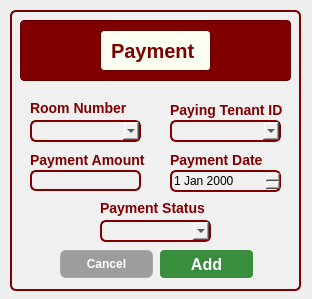
<?xml version="1.0" encoding="UTF-8"?>
<ui version="4.0">
 <class>Dialog</class>
 <widget class="QDialog" name="Dialog">
  <property name="geometry">
   <rect>
    <x>0</x>
    <y>0</y>
    <width>312</width>
    <height>299</height>
   </rect>
  </property>
  <property name="windowTitle">
   <string>Dialog</string>
  </property>
  <widget class="QFrame" name="frame_2">
   <property name="geometry">
    <rect>
     <x>10</x>
     <y>10</y>
     <width>291</width>
     <height>281</height>
    </rect>
   </property>
   <property name="styleSheet">
    <string notr="true">background-color: rgb(240, 240, 240);
border: 2px solid #800000;
border-radius: 6px;
</string>
   </property>
   <property name="frameShape">
    <enum>QFrame::StyledPanel</enum>
   </property>
   <property name="frameShadow">
    <enum>QFrame::Raised</enum>
   </property>
   <widget class="QFrame" name="frame_5">
    <property name="geometry">
     <rect>
      <x>10</x>
      <y>10</y>
      <width>271</width>
      <height>61</height>
     </rect>
    </property>
    <property name="styleSheet">
     <string notr="true">background-color: #800000;  /* Maroon background */
                border: 1px solid #660000;  /* Darker maroon border */
                border-radius: 4px;
                padding: 5px;
                font-family: 'Times New Roman', serif;  /* Formal font */
                font-size: 14px;
                color: white;</string>
    </property>
    <property name="frameShape">
     <enum>QFrame::StyledPanel</enum>
    </property>
    <property name="frameShadow">
     <enum>QFrame::Raised</enum>
    </property>
    <widget class="QLabel" name="label_11">
     <property name="geometry">
      <rect>
       <x>80</x>
       <y>10</y>
       <width>111</width>
       <height>41</height>
      </rect>
     </property>
     <property name="styleSheet">
      <string notr="true">background-color: rgb(250, 255, 242);
border: 1px solid #660000;
border-radius: 4px;
padding: 5px;
font-family: 'Cal Sans', sans-serif;
font-weight: 700;
font-style: normal;
font-size: 20px;
color: #800000;
text-align: center;
vertical-align: middle;

</string>
     </property>
     <property name="text">
      <string>Payment</string>
     </property>
    </widget>
   </widget>
   <widget class="QLabel" name="label_12">
    <property name="geometry">
     <rect>
      <x>20</x>
      <y>90</y>
      <width>111</width>
      <height>16</height>
     </rect>
    </property>
    <property name="styleSheet">
     <string notr="true">background: none;
    border: none;
    color: #800000;
    font-family: 'Cal Sans', sans-serif;
    font-weight: 700;
    font-style: normal;
    font-size: 14px;</string>
    </property>
    <property name="text">
     <string>Room Number</string>
    </property>
   </widget>
   <widget class="QLineEdit" name="PaymentAmountLineEdit">
    <property name="geometry">
     <rect>
      <x>20</x>
      <y>160</y>
      <width>111</width>
      <height>21</height>
     </rect>
    </property>
   </widget>
   <widget class="QLabel" name="label_13">
    <property name="geometry">
     <rect>
      <x>20</x>
      <y>140</y>
      <width>121</width>
      <height>20</height>
     </rect>
    </property>
    <property name="styleSheet">
     <string notr="true">background: none;
    border: none;
    color: #800000;
    font-family: 'Cal Sans', sans-serif;
    font-weight: 700;
    font-style: normal;
    font-size: 14px;</string>
    </property>
    <property name="text">
     <string>Payment Amount</string>
    </property>
   </widget>
   <widget class="QLabel" name="label_15">
    <property name="geometry">
     <rect>
      <x>160</x>
      <y>90</y>
      <width>121</width>
      <height>20</height>
     </rect>
    </property>
    <property name="styleSheet">
     <string notr="true">background: none;
    border: none;
    color: #800000;
    font-family: 'Cal Sans', sans-serif;
    font-weight: 700;
    font-style: normal;
    font-size: 14px;</string>
    </property>
    <property name="text">
     <string>Paying Tenant ID</string>
    </property>
   </widget>
   <widget class="QPushButton" name="AddpushButton">
    <property name="geometry">
     <rect>
      <x>150</x>
      <y>240</y>
      <width>93</width>
      <height>28</height>
     </rect>
    </property>
    <property name="styleSheet">
     <string notr="true">background-color: #388E3C; /* Darker green */
color: white;
font-family: &quot;Cal Sans&quot;, sans-serif;
font-weight: 700; /* Bold */
font-size: 16px;
border: none;
border-radius: 4px;
padding: 6px 12px;
</string>
    </property>
    <property name="text">
     <string>Add</string>
    </property>
   </widget>
   <widget class="QPushButton" name="CancelpushButton">
    <property name="geometry">
     <rect>
      <x>50</x>
      <y>240</y>
      <width>93</width>
      <height>28</height>
     </rect>
    </property>
    <property name="styleSheet">
     <string notr="true">background: rgb(157, 157, 157);
color: white;
font-family: 'Cal Sans', sans-serif;
font-weight: 500;
font-style: normal;
font-size: 12px;
border: 1px solid rgb(169, 169, 169);
</string>
    </property>
    <property name="text">
     <string>Cancel</string>
    </property>
   </widget>
   <widget class="QComboBox" name="PayingTenantIDComboBox">
    <property name="geometry">
     <rect>
      <x>160</x>
      <y>110</y>
      <width>111</width>
      <height>22</height>
     </rect>
    </property>
   </widget>
   <widget class="QLabel" name="label_14">
    <property name="geometry">
     <rect>
      <x>160</x>
      <y>140</y>
      <width>121</width>
      <height>20</height>
     </rect>
    </property>
    <property name="styleSheet">
     <string notr="true">background: none;
    border: none;
    color: #800000;
    font-family: 'Cal Sans', sans-serif;
    font-weight: 700;
    font-style: normal;
    font-size: 14px;</string>
    </property>
    <property name="text">
     <string>Payment Date</string>
    </property>
   </widget>
   <widget class="QLabel" name="label_10">
    <property name="geometry">
     <rect>
      <x>90</x>
      <y>190</y>
      <width>111</width>
      <height>16</height>
     </rect>
    </property>
    <property name="styleSheet">
     <string notr="true">background: none;
    border: none;
    color: #800000;
    font-family: 'Cal Sans', sans-serif;
    font-weight: 700;
    font-style: normal;
    font-size: 14px;</string>
    </property>
    <property name="text">
     <string>Payment Status</string>
    </property>
   </widget>
   <widget class="QComboBox" name="PaymentStatusComboBox">
    <property name="geometry">
     <rect>
      <x>90</x>
      <y>210</y>
      <width>111</width>
      <height>22</height>
     </rect>
    </property>
   </widget>
   <widget class="QComboBox" name="RoomNumberComboBox">
    <property name="geometry">
     <rect>
      <x>20</x>
      <y>110</y>
      <width>111</width>
      <height>22</height>
     </rect>
    </property>
   </widget>
   <widget class="QDateEdit" name="dateEdit">
    <property name="geometry">
     <rect>
      <x>160</x>
      <y>160</y>
      <width>111</width>
      <height>22</height>
     </rect>
    </property>
   </widget>
  </widget>
 </widget>
 <resources/>
 <connections/>
</ui>
